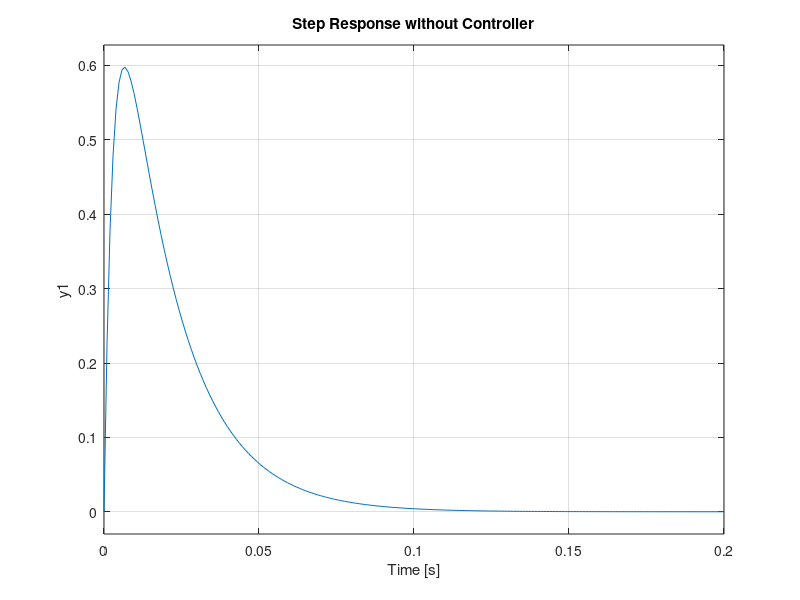
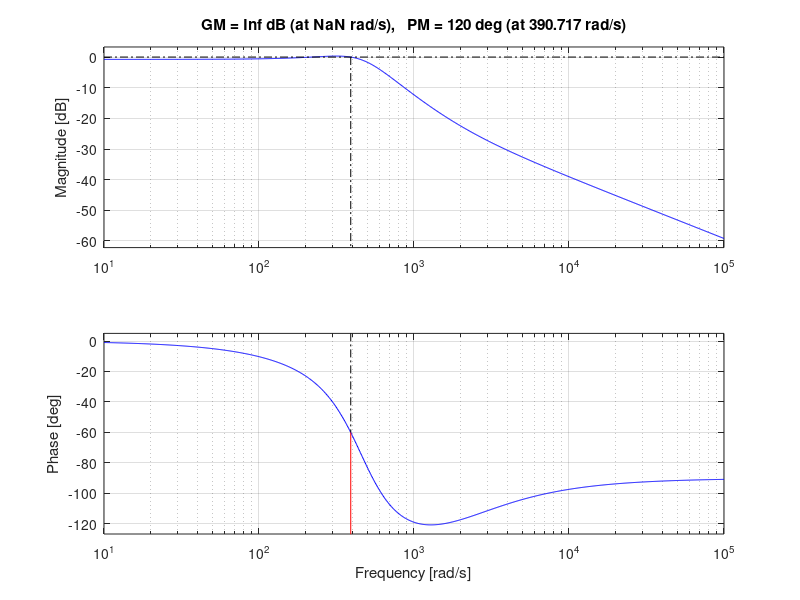
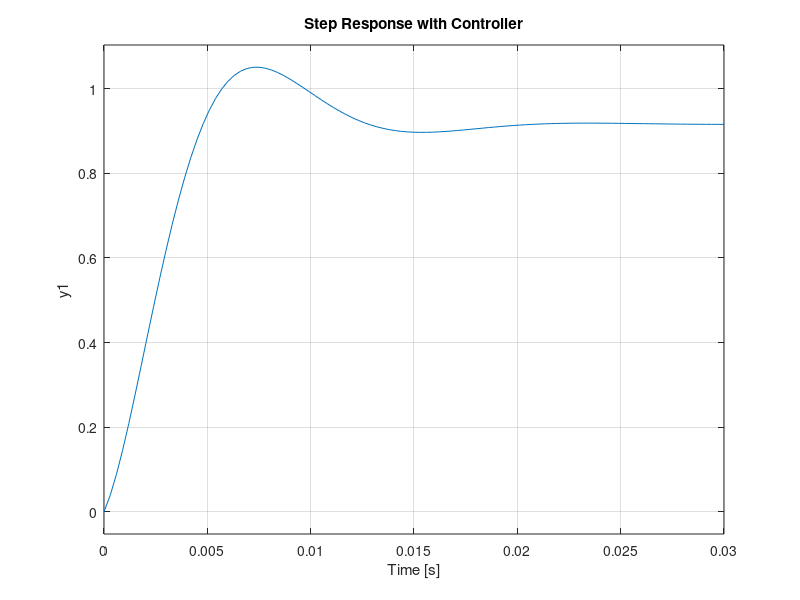

The MATLAB script that drew these images, in order:
% Transfer function relating the armature current and the armature voltage

J = 10.91*10^-3;    
K = 0.8379;
R = 1.36;
L = 3.6*10^-3;
s = tf('s');
M = 12.6530;
I_motor = (s/L)/((s+(R/L))*s + (K^2/(J*L)))
step(I_motor);
title('Step Response without Controller');
grid on;

% PI controller for the current loop control of the motor

Kp = 0.3955
Ki = 702.7961
C = pid(Kp, Ki);
sys_cl = feedback(C*I_motor, 1);
figure;
bode(sys_cl, logspace(0,2))
margin(sys_cl)
grid on;
figure;
step(sys_cl);
title('Step Response with Controller');
grid on;